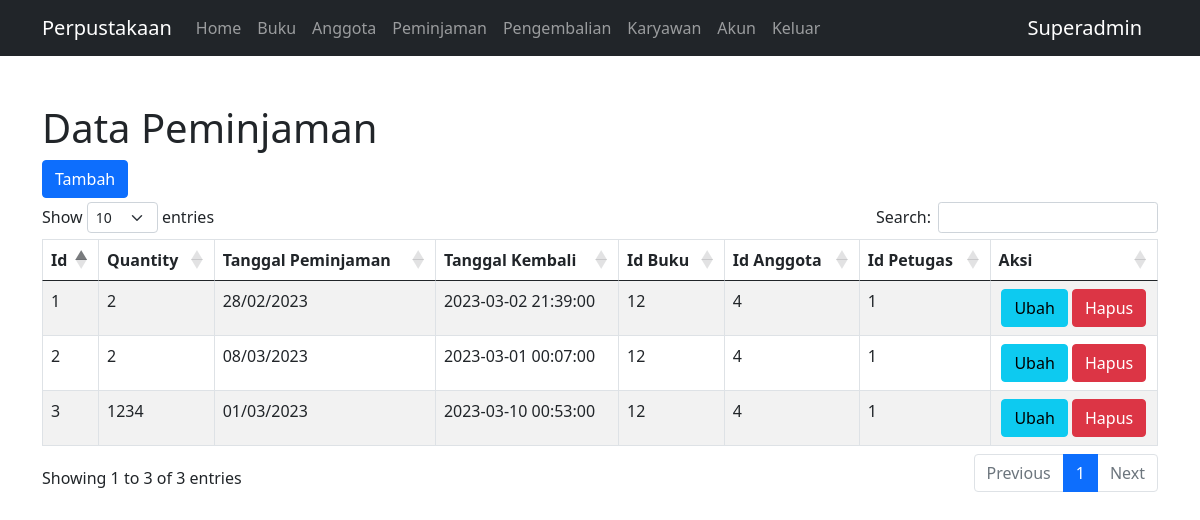
/peminjaman.php (signed in), run on the app's committed database.
### tables this page shows
CREATE TABLE `tb_peminjaman` (
  `id_peminjaman` int NOT NULL,
  `qty` int NOT NULL,
  `tanggal_pinjam` date NOT NULL,
  `tanggal_kembali` datetime NOT NULL,
  `id_buku` int NOT NULL,
  `id_anggota` int NOT NULL,
  `id_petugas` int NOT NULL
);

### config/controller.php (called while the page is built, shortened)
<?php
function select($query)
{
    global $db_connect;
    $result = mysqli_query($db_connect, $query);
    $rows = [];
    while ($row = mysqli_fetch_assoc($result)) {
        $rows[] = $row;
    }
    return $rows;
}

### peminjaman.php (the view, shortened to what this page needs)
<?php
include 'layout/header.php';
$data_peminjaman = select("SELECT * FROM tb_peminjaman ORDER BY id_peminjaman ASC")
?>
<div class="container mt-5">
    <h1>Data Peminjaman</h1>
    <a href="tambah-peminjaman.php" class="btn btn-primary mb-1">Tambah</a>
    <table class="table table-bordered table-striped mt-3" id="table">
        <thead>
            <tr>
                <th>Id</th>
                <th>Quantity</th>
                <th>Tanggal Peminjaman</th>
                <th>Tanggal Kembali</th>
                <th>Id Buku</th>
                <th>Id Anggota</th>
                <th>Id Petugas</th>
                <th>Aksi</th>
            </tr>
        </thead>
        <tbody>
            <?php $no = 1; ?>
            <?php foreach ($data_peminjaman as $peminjaman) : ?>
                <tr>
                    <td><?= $no++; ?></td>
                    <td><?= $peminjaman['qty']; ?></td>
                    <td><?= date('d/m/Y', strtotime($peminjaman['tanggal_pinjam'])); ?></td>
                    <td><?= $peminjaman['tanggal_kembali']; ?></td>
                    <td><?= $peminjaman['id_buku']; ?></td>
                    <td><?= $peminjaman['id_anggota']; ?></td>
                    <td><?= $peminjaman['id_petugas']; ?></td>
                    <td width="15%" class="text-center">
                        <a href="update-peminjaman.php?id_peminjaman=<?= $peminjaman['id_peminjaman']; ?>" class="btn btn-info">Ubah</a>
                        <a href="delete-peminjaman.php?id_peminjaman=<?= $peminjaman['id_peminjaman']; ?>" class="btn btn-danger" onclick="return confirm('Yakin akan menghapus data')">Hapus</a>
                    </td>
                </tr>
            <?php endforeach; ?>
        </tbody>
    </table>
</div>
<?php
include 'layout/footer.php';
?>

### data on the page
tb_peminjaman: qty "2", tanggal_pinjam "28/02/2023", tanggal_kembali "2023-03-02 21:39:00", id_buku "12", id_anggota "4", id_petugas "1"
tb_peminjaman: qty "2", tanggal_pinjam "08/03/2023", tanggal_kembali "2023-03-01 00:07:00", id_buku "12", id_anggota "4", id_petugas "1"
tb_peminjaman: qty "1234", tanggal_pinjam "01/03/2023", tanggal_kembali "2023-03-10 00:53:00", id_buku "12", id_anggota "4", id_petugas "1"

### other printed values
$_SESSION['nama'] "Superadmin"
